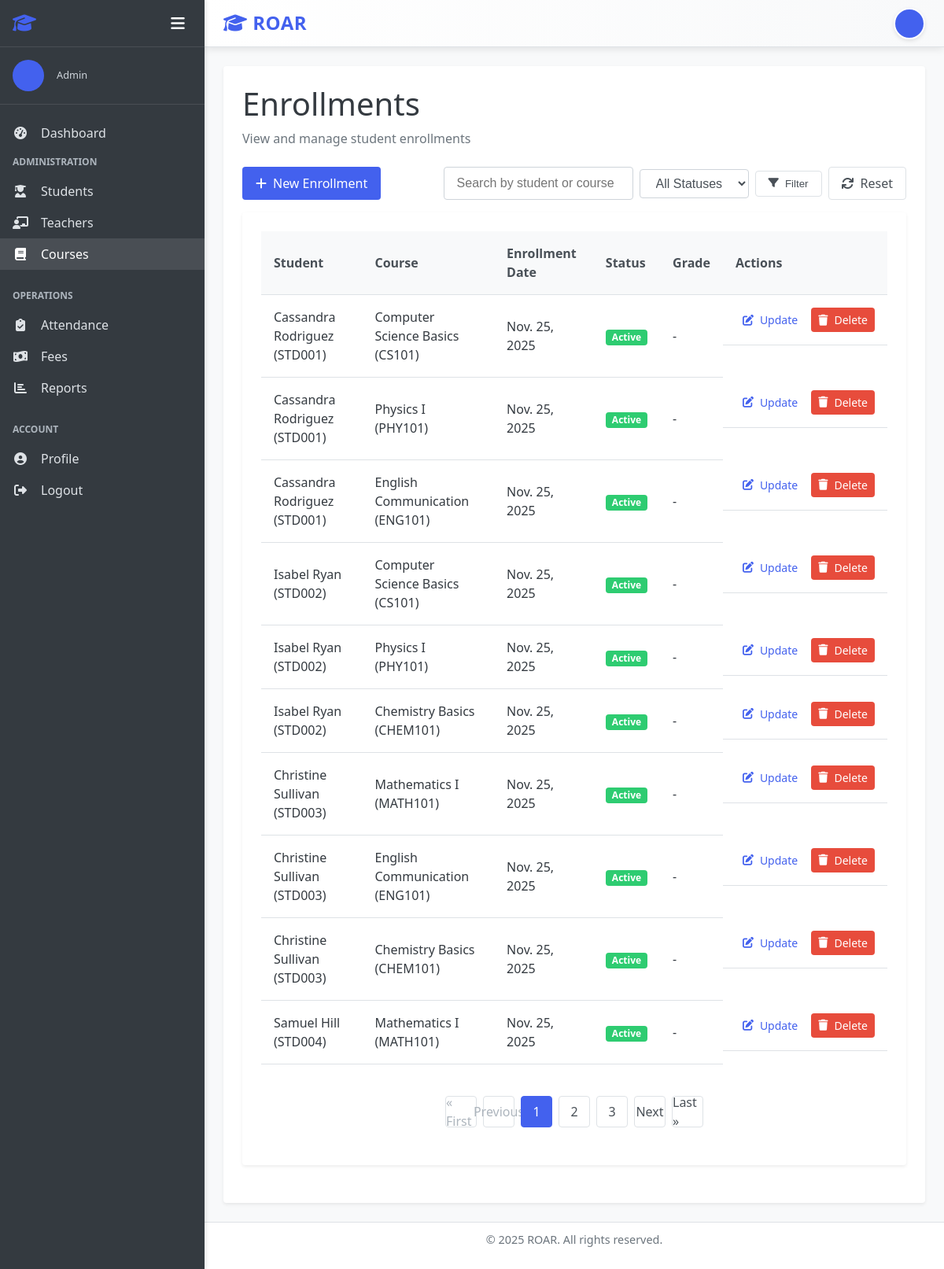
The page /courses/enrollments/ (signed in) on the database its author committed.
### accounts/models.py (models this page shows, shortened)
class User(AbstractUser):
    USER_TYPE_CHOICES = (
        ('admin', 'Admin'),
        ('teacher', 'Teacher'),
        ('student', 'Student'),
    )
    user_type = models.CharField(max_length=10, choices=USER_TYPE_CHOICES, default='student')
    profile_pic = models.ImageField(upload_to='profile_pics/', null=True, blank=True)
    address = models.TextField(null=True, blank=True)
    mobile = models.CharField(max_length=15, null=True, blank=True)
    @property
    def is_admin(self):
        return self.user_type == 'admin'
    @property
    def is_teacher(self):
        return self.user_type == 'teacher'
    @property
    def is_student(self):
        return self.user_type == 'student'

### courses/models.py (models this page shows, shortened)
class Enrollment(models.Model):
    STATUS_CHOICES = (
        ('active', 'Active'),
        ('completed', 'Completed'),
        ('dropped', 'Dropped'),
    )
    student = models.ForeignKey(Student, on_delete=models.CASCADE, related_name='enrollments')
    course = models.ForeignKey(Course, on_delete=models.CASCADE, related_name='enrollments')
    enrollment_date = models.DateField(auto_now_add=True)
    status = models.CharField(max_length=10, choices=STATUS_CHOICES, default='active')
    grade = models.CharField(max_length=2, null=True, blank=True)
    class Meta:
        unique_together = ['student', 'course']
        ordering = ['-enrollment_date']

class Course(models.Model):
    name = models.CharField(max_length=100)
    code = models.CharField(max_length=20, unique=True)
    description = models.TextField(null=True, blank=True)
    credits = models.PositiveIntegerField(default=3)
    teachers = models.ManyToManyField(Teacher, related_name='courses')
    created_at = models.DateTimeField(auto_now_add=True)
    updated_at = models.DateTimeField(auto_now=True)
    class Meta:
        ordering = ['name']

### students/models.py (models this page shows, shortened)
class Student(models.Model):
    user = models.OneToOneField(User, on_delete=models.CASCADE, related_name='student_profile')
    student_id = models.CharField(max_length=20, unique=True)
    date_of_birth = models.DateField(null=True, blank=True)
    gender = models.CharField(max_length=10, choices=(('male', 'Male'), ('female', 'Female'), ('other', 'Other')))
    parent_name = models.CharField(max_length=100, null=True, blank=True)
    parent_mobile = models.CharField(max_length=15, null=True, blank=True)
    admission_date = models.DateField(auto_now_add=True)
    class Meta:
        ordering = ['user__first_name', 'user__last_name']

### courses/views.py (the view)
# urls.py: path('enrollments/', views.EnrollmentListView.as_view(), name='enrollment_list'),
class EnrollmentListView(LoginRequiredMixin, AdminRequiredMixin, ListView):
    model = Enrollment
    template_name = 'courses/enrollment_list.html'
    context_object_name = 'enrollments'
    paginate_by = 10

### students/views.py (called while the page is built)
    def test_func(self):
        return self.request.user.is_authenticated and self.request.user.is_admin

### templates/courses/enrollment_list.html (shortened to what this page needs)
{% extends "base.html" %}
{% block content %}
<div class="dashboard-header">
    <h1>Enrollments</h1>
    <p>View and manage student enrollments</p>
</div>
<div class="action-bar">
    <div class="action-buttons">
        <a href="{% url 'enrollment_create' %}" class="btn btn-primary">
            <i class="fas fa-plus"></i> New Enrollment
        </a>
    </div>
    <div class="filter-section">
        <form method="get" class="filter-form">
            <div class="form-group">
                <input type="text" name="search" placeholder="Search by student or course" class="form-control" value="{{ request.GET.search }}">
            </div>
            <div class="form-group">
                <select name="status" class="form-control">
                    <option value="">All Statuses</option>
                </select>
            </div>
            <button type="submit" class="btn btn-outline">
                <i class="fas fa-filter"></i> Filter
            </button>
            <a href="{% url 'enrollment_list' %}" class="btn btn-outline">
                <i class="fas fa-sync"></i> Reset
            </a>
        </form>
    </div>
</div>
<div class="card">
    <div class="card-body">
        {% if enrollments %}
        <div class="table-container">
            <table class="table">
                <thead>
                    <tr>
                        <th>Student</th>
                        <th>Course</th>
                        <th>Enrollment Date</th>
                        <th>Status</th>
                        <th>Grade</th>
                        <th>Actions</th>
                    </tr>
                </thead>
                <tbody>
                    {% for enrollment in enrollments %}
                    <tr>
                        <td>{{ enrollment.student.user.get_full_name }} ({{ enrollment.student.student_id }})</td>
                        <td>{{ enrollment.course.name }} ({{ enrollment.course.code }})</td>
                        <td>{{ enrollment.enrollment_date }}</td>
                        <td>
                            <span class="badge {% if enrollment.status == 'active' %}badge-success{% elif enrollment.status == 'completed' %}badge-info{% else %}badge-warning{% endif %}">
                                {{ enrollment.get_status_display }}
                            </span>
                        </td>
                        <td>{{ enrollment.grade|default:"-" }}</td>
                        <td class="table-actions">
                            <a href="{% url 'enrollment_update' enrollment.id %}" class="btn btn-sm btn-warning">
                                <i class="fas fa-edit"></i> Update
                            </a>
                            <a href="{% url 'enrollment_delete' enrollment.id %}" class="btn btn-sm btn-danger">
                                <i class="fas fa-trash"></i> Delete
                            </a>
                        </td>
                    </tr>
                    {% endfor %}
                </tbody>
            </table>
        </div>
        {% if is_paginated %}
        <div class="pagination-container">
            <ul class="pagination">
                {% if page_obj.has_previous %}
                <li><a href="?page=1{% if request.GET.search %}&search={{ request.GET.search }}{% endif %}{% if request.GET.status %}&status={{ request.GET.status }}{% endif %}">&laquo; First</a></li>
                <li><a href="?page={{ page_obj.previous_page_number }}{% if request.GET.search %}&search={{ request.GET.search }}{% endif %}{% if request.GET.status %}&status={{ request.GET.status }}{% endif %}">Previous</a></li>
                {% else %}
                <li class="disabled"><span>&laquo; First</span></li>
                <li class="disabled"><span>Previous</span></li>
                {% endif %}
                {% for i in paginator.page_range %}
                    {% if page_obj.number == i %}
                    <li class="active"><span>{{ i }}</span></li>
                    {% elif i > page_obj.number|add:'-3' and i < page_obj.number|add:'3' %}
                    <li><a href="?page={{ i }}{% if request.GET.search %}&search={{ request.GET.search }}{% endif %}{% if request.GET.status %}&status={{ request.GET.status }}{% endif %}">{{ i }}</a></li>
                    {% endif %}
                {% endfor %}
                {% if page_obj.has_next %}
                <li><a href="?page={{ page_obj.next_page_number }}{% if request.GET.search %}&search={{ request.GET.search }}{% endif %}{% if request.GET.status %}&status={{ request.GET.status }}{% endif %}">Next</a></li>
                <li><a href="?page={{ paginator.num_pages }}{% if request.GET.search %}&search={{ request.GET.search }}{% endif %}{% if request.GET.status %}&status={{ request.GET.status }}{% endif %}">Last &raquo;</a></li>
                {% else %}
                <li class="disabled"><span>Next</span></li>
                <li class="disabled"><span>Last &raquo;</span></li>
                {% endif %}
            </ul>
        </div>
        {% endif %}
        {% endif %}
    </div>
</div>
{% endblock %}

### templates/base.html (shortened to what this page needs)
<!DOCTYPE html>
<html lang="en">
<head>
    <link rel="stylesheet" href="/static/css/style.css">
    <link rel="stylesheet" href="https://cdnjs.cloudflare.com/ajax/libs/font-awesome/6.4.0/css/all.min.css">
</head>
<body>
    <div class="app-container {% if not user.is_authenticated %}auth-page{% endif %}">
        {% if user.is_authenticated %}
        <aside class="sidebar">
            <div class="sidebar-header">
                <h2><i class="fas fa-graduation-cap"></i> </h2>
                <div class="sidebar-controls">
                    <button class="sidebar-toggle" id="sidebarToggle">
                        <i class="fas fa-bars"></i>
                    </button>
                </div>
            </div>
            <div class="sidebar-user">
                {% if user.profile_pic %}
                    <img src="{{ user.profile_pic.url }}" alt="{{ user.get_full_name }}" class="user-avatar">
                {% else %}
                    <div class="user-avatar-placeholder">
                    </div>
                {% endif %}
                <div class="user-info">
                    <p class="user-role">{{ user.get_user_type_display }}</p>
                </div>
            </div>
            <nav class="sidebar-nav">
                <ul>
                    <li><a href="{% url 'dashboard' %}" class="{% if request.path == '/' %}active{% endif %}">
                        <i class="fas fa-tachometer-alt"></i> <span class="menu-text">Dashboard</span>
                    </a></li>
                    {% if user.is_admin %}
                    <li class="nav-section">
                        <span class="nav-section-title">Administration</span>
                        <ul>
                            <li><a href="{% url 'student_list' %}" class="{% if '/students/' in request.path %}active{% endif %}">
                                <i class="fas fa-user-graduate"></i> <span class="menu-text">Students</span>
                            </a></li>
                            <li><a href="{% url 'teacher_list' %}" class="{% if '/teachers/' in request.path %}active{% endif %}">
                                <i class="fas fa-chalkboard-teacher"></i> <span class="menu-text">Teachers</span>
                            </a></li>
                            <li><a href="{% url 'course_list' %}" class="{% if '/courses/' in request.path %}active{% endif %}">
                                <i class="fas fa-book"></i> <span class="menu-text">Courses</span>
                            </a></li>
                        </ul>
                    </li>
                    <li class="nav-section">
                        <span class="nav-section-title">Operations</span>
                        <ul>
                            <li><a href="{% url 'attendance_record_list' %}" class="{% if '/attendance/' in request.path %}active{% endif %}">
                                <i class="fas fa-clipboard-check"></i> <span class="menu-text">Attendance</span>
                            </a></li>
                            <li><a href="{% url 'fee_invoice_list' %}" class="{% if '/fees/' in request.path %}active{% endif %}">
                                <i class="fas fa-money-bill-wave"></i> <span class="menu-text">Fees</span>
                            </a></li>
                            <li><a href="{% url 'report_dashboard' %}" class="{% if '/reports/' in request.path %}active{% endif %}">
                                <i class="fas fa-chart-bar"></i> <span class="menu-text">Reports</span>
                            </a></li>
                        </ul>
                    </li>
                    {% endif %}
                    <li class="nav-section">
                        <span class="nav-section-title">Account</span>
                        <ul>
                            <li><a href="{% url 'profile' %}">
                                <i class="fas fa-user-circle"></i> <span class="menu-text">Profile</span>
                            </a></li>
                            <li><a href="{% url 'logout' %}">
                                <i class="fas fa-sign-out-alt"></i> <span class="menu-text">Logout</span>
                            </a></li>
                        </ul>
                    </li>
                </ul>
            </nav>
        </aside>
        {% endif %}
        <main class="main-content {% if not user.is_authenticated %}auth-main{% endif %}">
            {% if user.is_authenticated %}
            <header class="main-header">
                <div class="header-left">
                    <h1><i class="fas fa-graduation-cap"></i> ROAR</h1>
                </div>
                <div class="header-right">
                    <div class="header-user">
                        <a href="{% url 'profile' %}" class="user-profile-link">
                            {% if user.profile_pic %}
                            <img src="{{ user.profile_pic.url }}" alt="{{ user.get_full_name }}" class="user-avatar-small">
                            {% else %}
                            <div class="user-avatar-small-placeholder">
                            </div>
                            {% endif %}
                        </a>
                    </div>
                </div>
            </header>
            {% endif %}
            <div class="content-wrapper">
                <div class="content">
                    {% block content %}{% endblock %}
                </div>
            </div>
            <footer class="main-footer">
                <p>&copy; {% now "Y" %} ROAR. All rights reserved.</p>
            </footer>
        </main>
    </div>
</body>
</html>

### templates/courses/enrollment_list.html (style rules this page uses)
.action-bar { display: flex; justify-content: space-between; align-items: center; margin-bottom: var(--spacing-md); flex-wrap: wrap; gap: var(--spacing-md); }
.filter-form { display: flex; gap: 0.5rem; align-items: center; flex-wrap: wrap; }
.filter-form .form-group { margin-bottom: 0; }
.filter-form .form-control { width: auto; display: inline-block; }
.badge { display: inline-block; padding: 0.25rem 0.5rem; font-size: 0.75rem; font-weight: 700; line-height: 1; text-align: center; white-space: nowrap; vertical-align: baseline; border-radius: 0.25rem; }
.badge-success { color: #fff; background-color: #2ecc71; }
.table-actions { white-space: nowrap; }

### rows shown on the page
User: user_type "Admin"
Enrollment: student.user.get_full_name "Cassandra Rodriguez", student.student_id "STD001", course.name "Computer Science Basics", course.code "CS101", enrollment_date "Nov. 25, 2025", status "Active", grade "-"
Enrollment: student.user.get_full_name "Cassandra Rodriguez", student.student_id "STD001", course.name "Physics I", course.code "PHY101", enrollment_date "Nov. 25, 2025", status "Active", grade "-"
Enrollment: student.user.get_full_name "Cassandra Rodriguez", student.student_id "STD001", course.name "English Communication", course.code "ENG101", enrollment_date "Nov. 25, 2025", status "Active", grade "-"
Enrollment: student.user.get_full_name "Isabel Ryan", student.student_id "STD002", course.name "Computer Science Basics", course.code "CS101", enrollment_date "Nov. 25, 2025", status "Active", grade "-"
Enrollment: student.user.get_full_name "Isabel Ryan", student.student_id "STD002", course.name "Physics I", course.code "PHY101", enrollment_date "Nov. 25, 2025", status "Active", grade "-"
Enrollment: student.user.get_full_name "Isabel Ryan", student.student_id "STD002", course.name "Chemistry Basics", course.code "CHEM101", enrollment_date "Nov. 25, 2025", status "Active", grade "-"
Enrollment: student.user.get_full_name "Christine Sullivan", student.student_id "STD003", course.name "Mathematics I", course.code "MATH101", enrollment_date "Nov. 25, 2025", status "Active", grade "-"
Enrollment: student.user.get_full_name "Christine Sullivan", student.student_id "STD003", course.name "English Communication", course.code "ENG101", enrollment_date "Nov. 25, 2025", status "Active", grade "-"
Enrollment: student.user.get_full_name "Christine Sullivan", student.student_id "STD003", course.name "Chemistry Basics", course.code "CHEM101", enrollment_date "Nov. 25, 2025", status "Active", grade "-"
Enrollment: student.user.get_full_name "Samuel Hill", student.student_id "STD004", course.name "Mathematics I", course.code "MATH101", enrollment_date "Nov. 25, 2025", status "Active", grade "-"

### other values the page prints
{{ i }} "1"
{{ i }} "2" "3"
